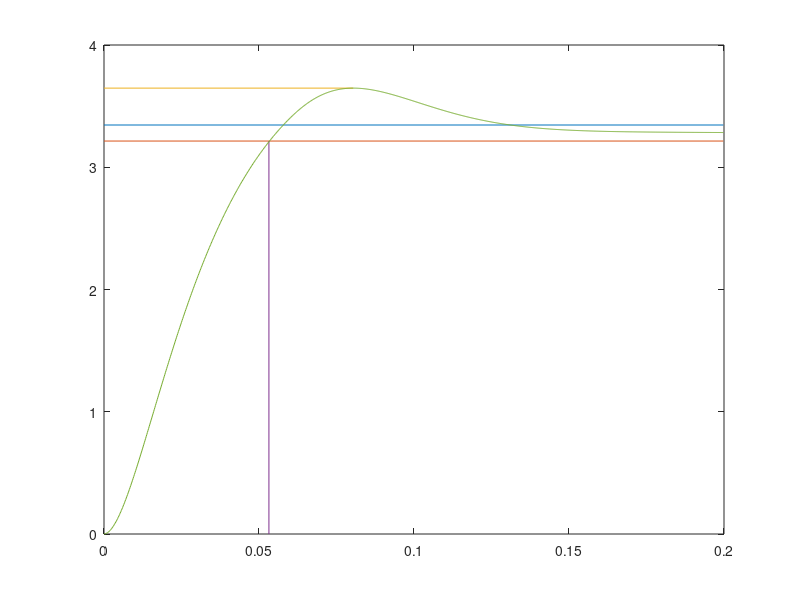

MATLAB code for this plot: (Note: this script raises an error after producing the figure.)
%-------------object control--------------
%--- Ta*D*I + I = K ---
Ta = 0.0267;
Tmu = 0.01;
Ra = 9.8 / 1.64;
kp = 24.4 / 10;
kdt = 10 / 4.1;

K1 = Ta * Ra / (2 * Tmu * kp * kdt);
K2 = Ra / (2 * Tmu * kp * kdt);

n_point = 1000;
dt = 0.0002;

max_t = 0.0;
flag = 0;

for i= 1:n_point
    %reference current
    u_zt(i)= 8;
    %summator
    if i==1
        du_t(i) = u_zt(i)-0;
    else
        du_t(i) = u_zt(i)-u_dt(i-1);
    end
    
    %1 proportinal
    if i==1
        u1(i) = K1 * 0;
    else
        u1(i) = K1 * du_t(i);
    end
        
    %2 integration
    if i==1
        u2(i)= 0 + du_t(i)*K2*dt;
    else
        u2(i)= u2(i-1) + du_t(i)*K2*dt;
    end
    
    %reg sum
    u_sumR(i) = u1(i) + u2(i);
    
    if u_sumR(i)>10 %#
        u_sumR(i) = 10;
    elseif u_sumR(i)<-10
        u_sumR(i) = -10;
    end
    
    %power converter
    if i==1
        u_in(i)= 0.5*((0*Tmu + kp * u_sumR(i)*dt)/ (Tmu + dt) + (0*(Tmu - dt) + kp * u_sumR(i)*dt)/Tmu);
    else
        u_in(i)= 0.5*((u_in(i-1)*Tmu + kp * u_sumR(i)*dt)/ (Tmu + dt) + (u_in(i-1)*(Tmu - dt) + kp * u_sumR(i)*dt)/Tmu);
    end
    
    if i==1
        i_a(i)= 0.5*((0*Ta + 1 / Ra * u_in(i)*dt)/ (Ta + dt) + (0*(Ta - dt) + 1 / Ra * u_in(i)*dt)/Ta);
    else
        i_a(i)= 0.5*((i_a(i-1)*Ta + 1 / Ra * u_in(i)*dt)/ (Ta + dt) + (i_a(i-1)*(Ta - dt) + 1 / Ra * u_in(i)*dt)/Ta);
    end
    
    %feedback current
    u_dt(i)= kdt *i_a(i);
    
        if i > 1 && flag < 1;
        if u_dt(i)>u_dt(i-1)
            max_t = (i-1)*dt;
        else
            flag = 1;
        end
    end
    
    if i > 1
        if u_dt(i) < u_zt(1) - u_zt(1)*0.02;
            time_in = (i-1)*dt;
        end
    end
end

ton = u_zt(1)*0.02;
up_ton = u_zt(1) + ton;
down_ton = u_zt(1) - ton;
maximum = max(u_dt);
up_ton = up_ton / kdt;
down_ton = down_ton / kdt;
maximum = maximum / kdt;
plot([0 (n_point-1)*dt],[up_ton up_ton],[0 (n_point-1)*dt],[down_ton down_ton],[0 max_t],[maximum maximum],[time_in time_in],[0 down_ton],(0:n_point-1)*dt,i_a)
%%
dt = 0.0002; %0.00035;%0.000008

znam = a1*dt + a0*dt*dt;
hnK = K*dt*dt/znam;
hnA1 = (a1*dt)/znam;
hnB0 = (b0*dt*dt)/znam;

n_point = 1000;

Tmu = 0.001;
kp = 24.4/10;
kdt = 10/4.1;
%regulators
K1 = 22.456;
K2 = 58.8615;

perf(n_point) = 0;
stableTime = 0.03;
slope = 8 / stableTime;
for l = 1:n_point
    if (l - 1) * dt <= stableTime
        perf(l) = (l - 1) * dt * slope;
    else
        perf(l) = 8;
    end
end

error = 0;

x(n_point) = 0;
dy(n_point) = 0;
f1(n_point) = 0;
y(n_point) = 0;
fmu1(n_point) = 0;

du_t(n_point) = 0;
u_zt(n_point) = 0;
u1(n_point) = 0;
u2(n_point) = 0;
u3(n_point) = 0;
u_sumR(n_point) = 0;
u_dt(n_point) = 0;
u_in(n_point) = 0;

max_t = 0.0;
flag = 0;

time_in = 0.0;
for i= 1:n_point
    %reference current
    u_zt(i)= 8;
    %summator
    if i==1
        du_t(i) = u_zt(i)-0;
    else
        du_t(i) = u_zt(i)-u_dt(i-1);
    end
    
%     if i==1
%         uf(i)= (0*Tf + 1*du_t(i)*dt)/(Tf+dt);
%     else
%         uf(i)= (uf(i-1)*Tf + 1*du_t(i)*dt)/(Tf+dt);
%     end
    
    %1 proportinal
    if i==1
        u1(i) = K1 * 0;
    else
        u1(i) = K1 * du_t(i);
    end
        
    %2 integration
    if i==1
        u2(i)= 0 + du_t(i)*K2*dt;
    else
        u2(i)= u2(i-1) + du_t(i)*K2*dt;
    end
   
    
    %reg sum
    u_sumR(i) = u1(i) + u2(i);
    
    if u_sumR(i)>10 %#
        u_sumR(i) = 10;
    elseif u_sumR(i)<-10
        u_sumR(i) = -10;
    end
    
    %power converter
%     if i==1
%         u_in(i)= (0*Tmu + kp*u_sumR(i)*dt)/(Tmu+dt);
%     else
%         u_in(i)= (u_in(i-1)*Tmu + kp*u_sumR(i)*dt)/(Tmu+dt);
%     end
    if i==1
        u_in(i)= 0.5*((0*Tmu + kp * u_sumR(i)*dt)/ (Tmu + dt) + (0*(Tmu - dt) + kp * u_sumR(i)*dt)/Tmu);
    else
        u_in(i)= 0.5*((u_in(i-1)*Tmu + kp * u_sumR(i)*dt)/ (Tmu + dt) + (u_in(i-1)*(Tmu - dt) + kp * u_sumR(i)*dt)/Tmu);
    end
%     
%     u_in(i) = kp*u_in(i);
    
    dy(i) = hnK*u_in(i);
    if i > 1
        dy(i) = dy(i) + hnA1*dy(i-1) - hnB0*y(i-1);
    end
    
    f1(i) = dy(i);
    
    fmu1(i) = f1(i)*dt^mu/gamma(1+mu);
    Imu1 = 0;
    for j=1:i
        Imu1 = Imu1 + fmu1(i-j+1)*(j^mu -(j-1)^mu);
    end
    
%     if abs(Imu1) > 10
%         Imu1 = 10*sign(Imu1);
%     end
    %Imu1 = Imu1 + (randi(10)-5)*0.015;
    y(i) = Imu1;
    
    %feedback current
    u_dt(i)= kdt *y(i);
    
    if i > 1 && flag < 1;
        if u_dt(i)>u_dt(i-1)
            max_t = (i-1)*dt;
        else
            flag = 1;
        end
    end
    
    if i > 1
        if u_dt(i) < u_zt(1) - u_zt(1)*0.02;
            time_in = (i-1)*dt;
        end
    end
    
    error = error + (u_dt(i) - perf(i))^2;
end

error = error / n_point
ton = u_zt(1)*0.02;
up_ton = u_zt(1) + ton;
down_ton = u_zt(1) - ton;
maximum = max(u_dt);
up_ton = up_ton / kdt;
down_ton = down_ton / kdt;
maximum = maximum / kdt;
plot([0 (n_point-1)*dt],[up_ton up_ton],[0 (n_point-1)*dt],[down_ton down_ton],[0 max_t],[maximum maximum],[time_in time_in],[0 down_ton],(0:n_point-1)*dt,y)